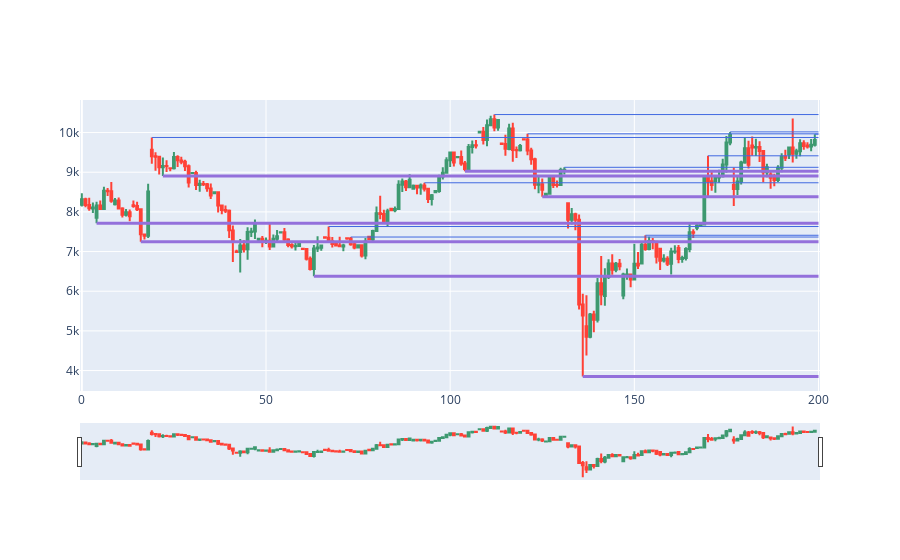

The notebook cell this image was saved under:
### Code cell
s = 0
e = 200
dfpl = df[s:e]
import plotly.graph_objects as go
from datetime import datetime
import matplotlib.pyplot as plt

fig = go.Figure(data=[go.Candlestick(x=dfpl.index,
                open=dfpl['Open'],
                high=dfpl['High'],
                low=dfpl['Low'],
                close=dfpl['Close'])])

c=0
while (1):
    if(c>len(ss)-1 ):
        break
    fig.add_shape(type='line', x0=ss[c][0], y0=ss[c][1],
                  x1=e,
                  y1=ss[c][1],
                  line=dict(color="MediumPurple",width=3)
                  )
    c+=1

c=0
while (1):
    if(c>len(rr)-1 ):
        break
    fig.add_shape(type='line', x0=rr[c][0], y0=rr[c][1],
                  x1=e,
                  y1=rr[c][1],
                  line=dict(color="RoyalBlue",width=1)
                  )
    c+=1    

fig.show()

### Figure 1 — Plotly figure (JSON) as saved in the notebook; plotly's stock layout.template omitted (floating-point values rounded to 4 significant figures; data arrays with more than 128 entries replaced by an {"elided": "..."} marker saying what was removed)
{"data": [{"close": {"elided": "200 int values"}, "high": {"elided": "200 int values"}, "low": {"elided": "200 int values"}, "open": {"elided": "200 int values"}, "type": "candlestick", "x": {"elided": "200 int values"}}], "layout": {"autosize": true, "shapes": [{"line": {"color": "MediumPurple", "width": 3}, "type": "line", "x0": 4, "x1": 200, "y0": 7714, "y1": 7714}, {"line": {"color": "MediumPurple", "width": 3}, "type": "line", "x0": 16, "x1": 200, "y0": 7247, "y1": 7247}, {"line": {"color": "MediumPurple", "width": 3}, "type": "line", "x0": 22, "x1": 200, "y0": 8903, "y1": 8903}, {"line": {"color": "MediumPurple", "width": 3}, "type": "line", "x0": 63, "x1": 200, "y0": 6379, "y1": 6379}, {"line": {"color": "MediumPurple", "width": 3}, "type": "line", "x0": 104, "x1": 200, "y0": 9023, "y1": 9023}, {"line": {"color": "MediumPurple", "width": 3}, "type": "line", "x0": 125, "x1": 200, "y0": 8381, "y1": 8381}, {"line": {"color": "MediumPurple", "width": 3}, "type": "line", "x0": 136, "x1": 200, "y0": 3851, "y1": 3851}, {"line": {"color": "RoyalBlue", "width": 1}, "type": "line", "x0": 19, "x1": 200, "y0": 9876, "y1": 9876}, {"line": {"color": "RoyalBlue", "width": 1}, "type": "line", "x0": 67, "x1": 200, "y0": 7631, "y1": 7631}, {"line": {"color": "RoyalBlue", "width": 1}, "type": "line", "x0": 73, "x1": 200, "y0": 7366, "y1": 7366}, {"line": {"color": "RoyalBlue", "width": 1}, "type": "line", "x0": 93, "x1": 200, "y0": 8734, "y1": 8734}, {"line": {"color": "RoyalBlue", "width": 1}, "type": "line", "x0": 112, "x1": 200, "y0": 10454, "y1": 10454}, {"line": {"color": "RoyalBlue", "width": 1}, "type": "line", "x0": 121, "x1": 200, "y0": 9968, "y1": 9968}, {"line": {"color": "RoyalBlue", "width": 1}, "type": "line", "x0": 131, "x1": 200, "y0": 9124, "y1": 9124}, {"line": {"color": "RoyalBlue", "width": 1}, "type": "line", "x0": 153, "x1": 200, "y0": 7411, "y1": 7411}, {"line": {"color": "RoyalBlue", "width": 1}, "type": "line", "x0": 170, "x1": 200, "y0": 9414, "y1": 9414}, {"line": {"color": "RoyalBlue", "width": 1}, "type": "line", "x0": 176, "x1": 200, "y0": 10016, "y1": 10016}, {"line": {"color": "RoyalBlue", "width": 1}, "type": "line", "x0": 199, "x1": 200, "y0": 9959, "y1": 9959}], "xaxis": {"autorange": true, "range": [-0.5, 200.2], "rangeslider": {"autorange": true, "range": [-0.5, 200.2], "yaxis": {"_template": null, "rangemode": "match"}}, "type": "linear"}, "yaxis": {"autorange": true, "range": [3484.0, 10820.0]}}}
